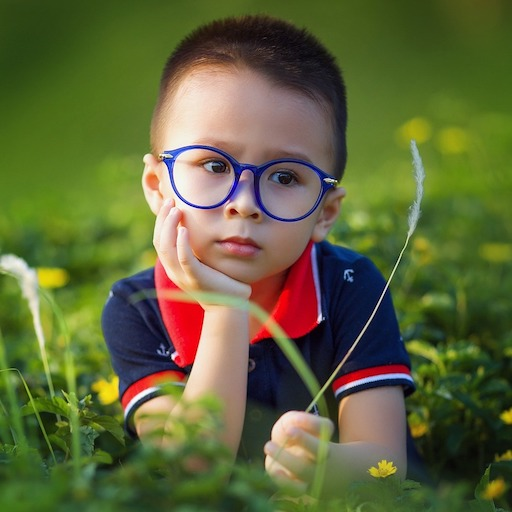
#> input picture week4-python/data/images/sample.jpg, 512 x 512 px
$ jupyter execute 9_convolution.ipynb   (shell and % lines are left out)
#> lines starting #> are read from the running program, lines starting #| are printed output that depends on the picture
# <font style="color:rgb(50,120,229)">Convolution </font>

The most basic type of image filtering is called **Convolution**. It is the basis of all linear filters. If you want to blur an image, you use convolution. If you want to sharpen an image, you use a different convolution kernel. If you want to detect edges, convolution is the first step. And yes, it is the same convolution used in state-of-the-art neural networks.

## <font style="color:rgb(50,120,229)">What is convolution?</font>

A convolution operation requires **two inputs**

1. An input image : For color images, convolution is performed on the R, G and B channels separately.

2. A convolution kernel : This is a small matrix of numbers. An example of a 3x3 convolution kernel is shown on the right. As you can see, there are no restrictions on entries of the kernel. They could be any kind of numbers -- positive, negative, decimals etc.

$$\begin{bmatrix} 0 & 1 & 3 \\ 0.1 & -1 & 1.5 \\ 4 & 3 & 1.7 \end{bmatrix}$$

The output is a **filtered** image. Depending on the implementation of convolution operation, the size of the filtered image is either equal to or slightly smaller than the original image. It will be clear why the dimension of the output image is smaller in the next few paragraphs.

Let us discuss convolution on a grayscale image. **For color images, convolution is performed independently on each channel.**

The image below illustrates the convolution operation. The 3x3 convolution kernel is shown in blue. We move pixel by pixel in the image and extract a patch centered at the pixel and of the same size as the convolution kernel. This patch is shown in red. The output pixel value is calculated by multiplying corresponding elements of the image patch and the convolution kernel followed by adding up all the products.

**Boundary Conditions?**

You may be thinking this is all good and fine, but what happens at the boundary? At the boundary, the convolution is not uniquely defined. There are a few options we can choose from.

1. **Ignore the boundary pixels :** If we discount the boundary pixels, the output image will be slightly smaller than the input image.

2. **Zero padding :** We can pad the input image with zeros at the boundary pixels to make it larger and then perform convolution.

3. **Replicate border :** The other option is to replicate the boundary pixels of the input image and then perform the convolution operation on this larger image.

4. **Reflect border :** The preferred option is to reflect the border about the boundary. Reflecting ensures a smooth intensity transition of pixels at the boundary.

By default OpenCV uses border type `BORDER_REFLECT_101` which is the same as option `4`.

### **<font style="color:rgb(255,0,0)">Note:</font>**

Strictly speaking, the convolution filtering described above is actually called correlation filtering. Correlation and convolution are exactly the same operation with one difference. In convolution, the kernel is rotated 180 degrees before doing the correlation operation. When the kernel is symmetric, correlation and convolution are the same.

## <font style = "color:rgb(50,120,229)">Convolution in OpenCV</font>

In OpenCV, convolution is performed using the function [**`filter2D`**](https://docs.opencv.org/4.1.0/d4/d86/group__imgproc__filter.html#ga27c049795ce870216ddfb366086b5a04). The basic usage is given below.

### <font style = "color:rgb(8,133,37)">Function Syntax</font>

```python
dst	=	cv.filter2D(	src, ddepth, kernel[, dst[, anchor[, delta[, borderType]]]]
```

**Parameters**
- **`src`**	input image.
- **`dst`**	output image of the same size and the same number of channels as src.
- **`ddepth`**	desired depth of the destination image.
- **`kernel`**	convolution kernel (or rather a correlation kernel), a single-channel floating point matrix; if you want to apply different kernels to different channels, split the image into separate color planes using split and process them individually.
- **`anchor`**	anchor of the kernel that indicates the relative position of a filtered point within the kernel; the anchor should lie within the kernel; default value (-1,-1) means that the anchor is at the kernel center.
- **`delta`**	optional value added to the filtered pixels before storing them in dst.
- **`borderType`**	pixel extrapolation method.

The parameters like anchor point, delta and borderType are almost never changed from their default values.

Let us go through a short tutorial for using convolution.

## <font style="color:rgb(50,120,229)">Convolution Example</font>

[cell 1]
import cv2
import numpy as np
from dataPath import DATA_PATH
import matplotlib.pyplot as plt

filename = DATA_PATH+"images/sample.jpg"

image = cv2.imread(filename)
#> image is the input picture: shape (512, 512, 3); mean B, G, R 57.8, 101.6, 95.4

if image is None:  # Check if file is not present
    print("Could not open or find the image")

### <font style="color:rgb(8,133,37)">Define a Kernel </font>
First, we need to define a kernel. For this exercise, let’s use a kernel size of 5x5. To keep things simple, we will also choose a kernel where all elements are the same. This kernel is often called a **Box Kernel**. Notice, the sum of all the elements of the kernel add up to 1. This ensures that the output image has the same brightness level as the input image. If we do not do this, the output pixels will be approximately 25 times (5x5 = 25) brighter than the input pixels on average.

[cell 2]
kernel_size = 5
# Create a 5*5 kernel with all elements equal to 1
kernel = np.ones((kernel_size, kernel_size), dtype=np.float32) / kernel_size**2

# Print Kernel
print (kernel)

### <font style="color:rgb(8,133,37)">Perform convolution </font>

Next, `filter2D` is used to perform the convolution. Notice, you do not have to explicitly allocate space for the filtered image. It is done automatically for you inside `filter2D`.

The second parameter (depth) is set to `-1`, which means the bit-depth of the output image is the same as the input image. So if the input image is of type `uint8`, the output image will also be of the same type.

[cell 3]
result = cv2.filter2D(image, -1, kernel, (-1, -1), delta=0, borderType=cv2.BORDER_DEFAULT)
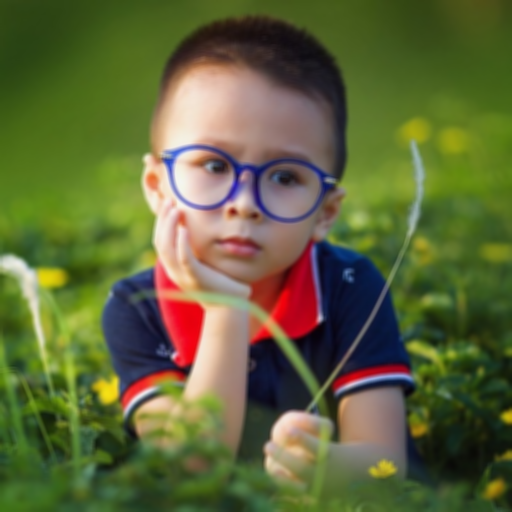
#> result: shape (512, 512, 3); mean B, G, R 57.8, 101.5, 95.4

[cell 4]
plt.figure(figsize=[20,10])
plt.subplot(121);plt.imshow(image[...,::-1]);plt.title("Original Image")
plt.subplot(122);plt.imshow(result[...,::-1]);plt.title("Convolution Result")
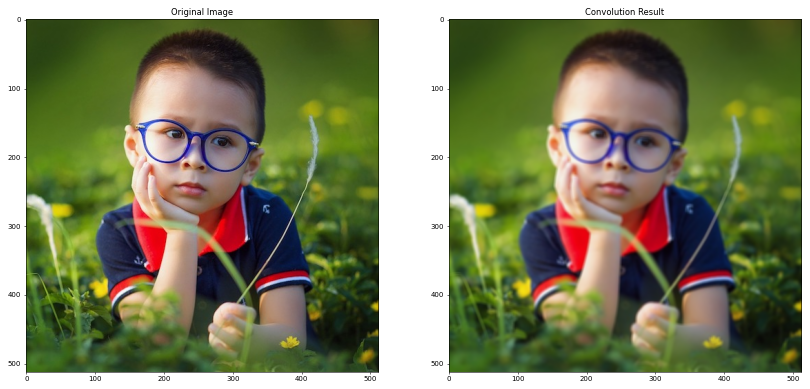
#> figure drawn by matplotlib, 2 panels
